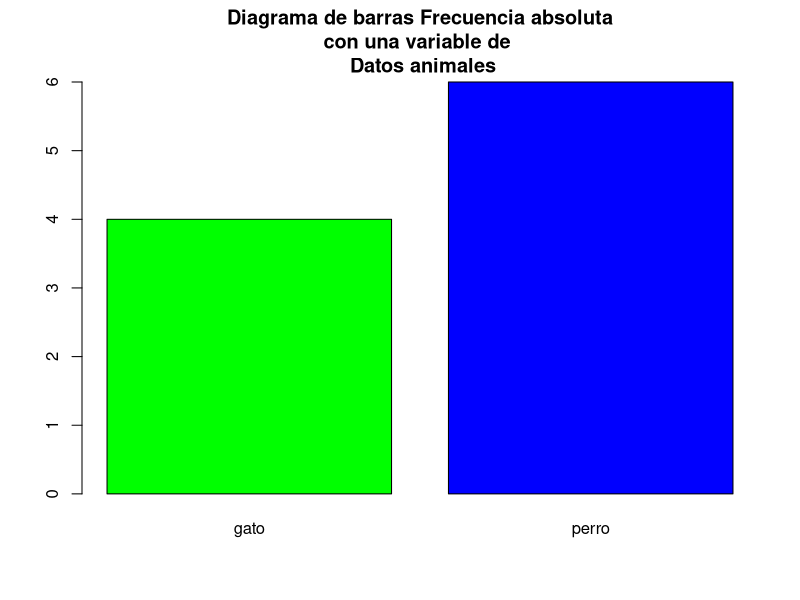
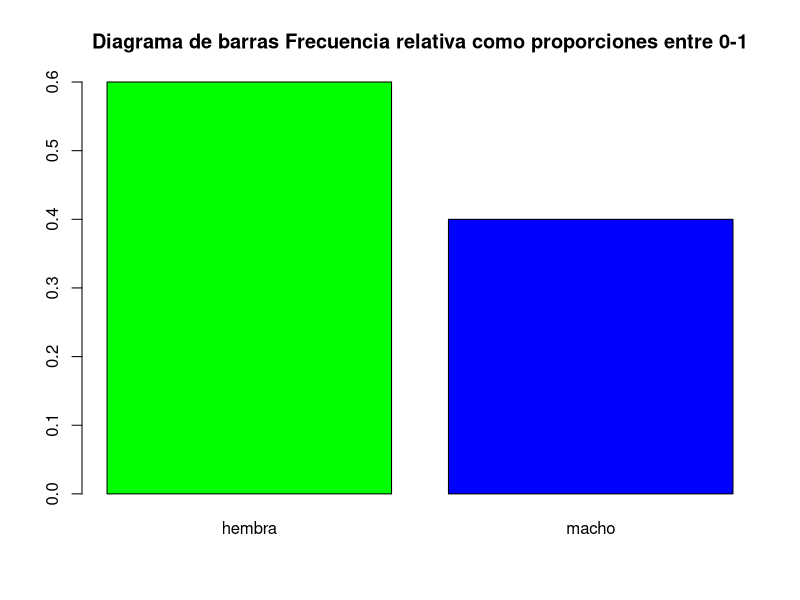
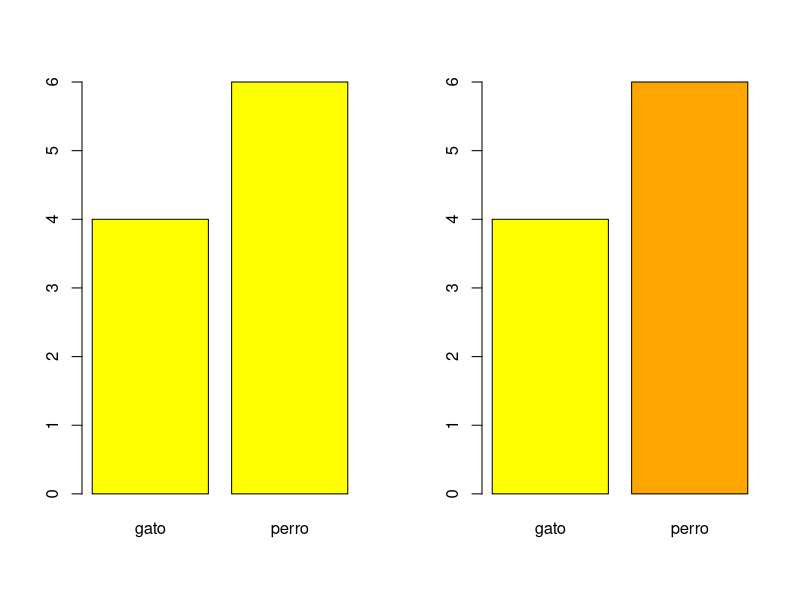
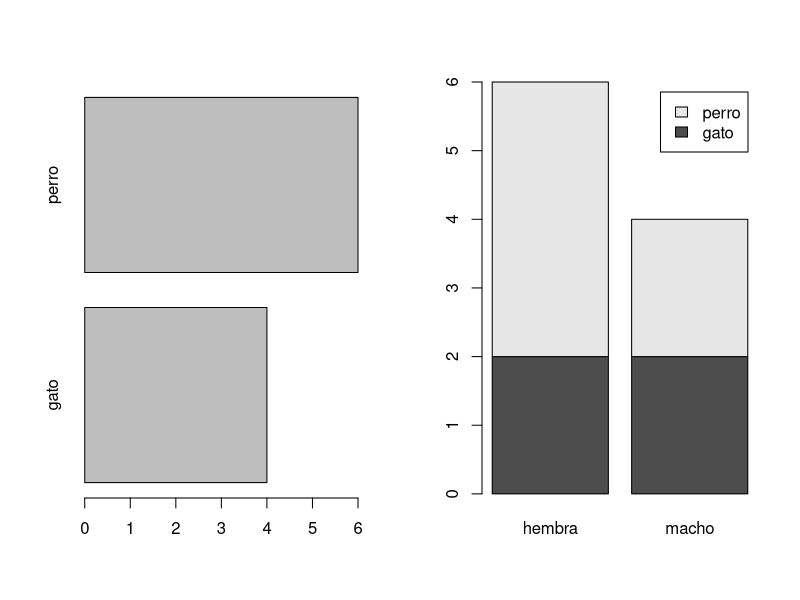
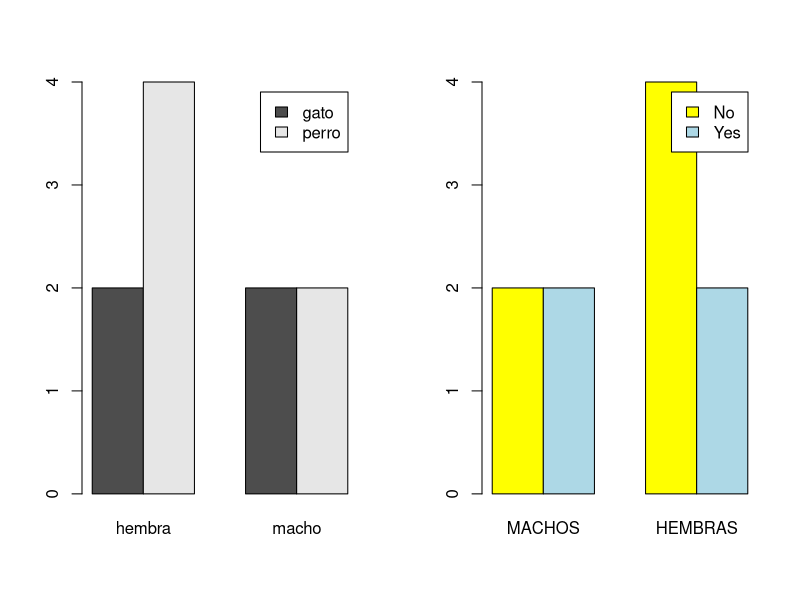
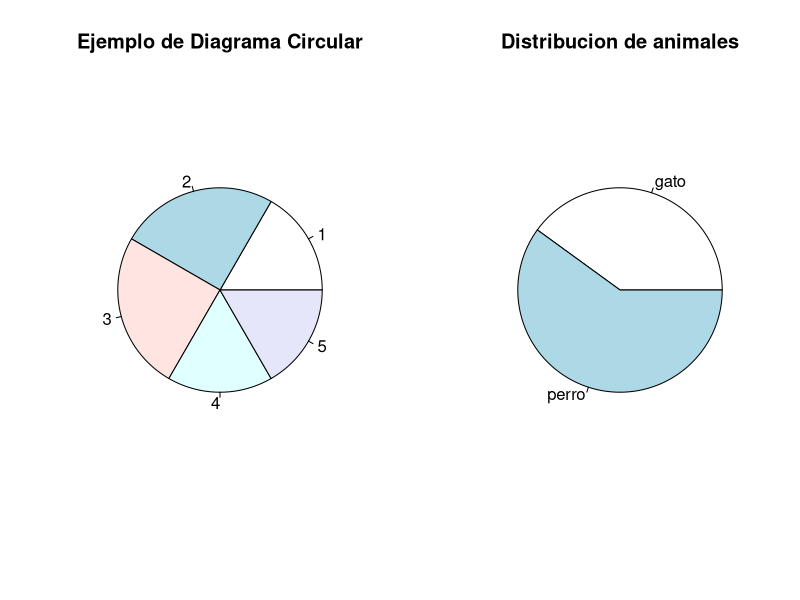
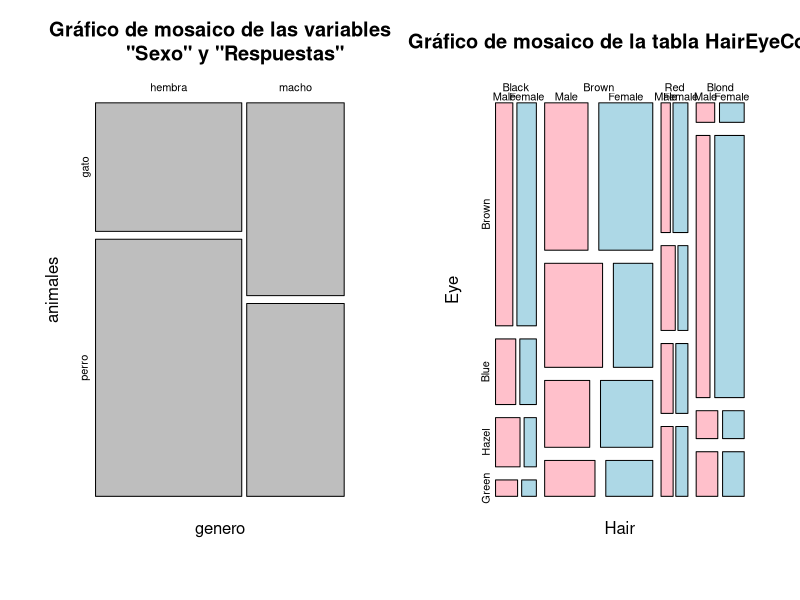

Reproduce these figures in R, in order.
## ---- chunk 1
animales=c(rep("gato",2),rep("perro",3),rep("gato",2),rep("perro",3) )
genero=sample(c("macho","hembra"),size=length(animales), replace=T)
#Tabla de Fecuencia bidimensional
table(animales,genero)
## ---- chunk 2
barplot(table(animales),col=c("green","blue"), main="Diagrama de barras Frecuencia absoluta
con una variable de \n Datos animales" )
## ---- chunk 3
barplot(prop.table(table(genero)),col=c("green","blue"), main="Diagrama de barras Frecuencia relativa como proporciones entre 0-1" )
## ---- chunk 4
#La funcion par(mfrow= c(1,2)) , Permite dibujar dos subplot en un sola figura tipo grafico
par(mfrow=c(1,2))
barplot(table(animales), col=c("yellow"))
barplot(table(animales), col=c("yellow","orange"))
## ---- chunk 5
#El parametro -horz=TRUE, Permite que las barras se dibujen de forma horizontal
barplot(table(animales), horiz=TRUE)
## ---- chunk 6
#Podemos dibujar graficos de Tablas Bidimensional (Diagrama de barras apiladas)
#Dibujando la barra de la segunda variable cortando sobre la primera frecuencia 
barplot(table(animales,genero), legend.text = TRUE)
barplot(table(animales,genero), beside=TRUE, legend.text=TRUE)

## ---- chunk 7
barplot(table(genero,animales), beside=TRUE, names=c("MACHOS", "HEMBRAS"), 
        col=c("yellow","lightblue"), legend.text=c("No","Yes"))
## ---- chunk 8
x=c(4 ,2, 3, 5, 1, 4, 3, 1, 5, 2, 3, 2)
print(x)
#La funcion pie(<datos>) , permite grafiar los datos e forma de grafico de pastel
pie(table(x), main="Ejemplo de Diagrama Circular")
pie(table(animales) , main= "Distribucion de animales")
## ---- chunk 9
plot(table(genero,animales), main="Gráfico de mosaico de las variables
     \"Sexo\" y \"Respuestas\"")

plot(HairEyeColor, main="Gráfico de mosaico de la tabla HairEyeColor", 
     col=c("pink","lightblue"))

#Genera el grafico de mosaico en 2 figuras segmentado por SEX
# vcd::cotabplot(HairEyeColor)
